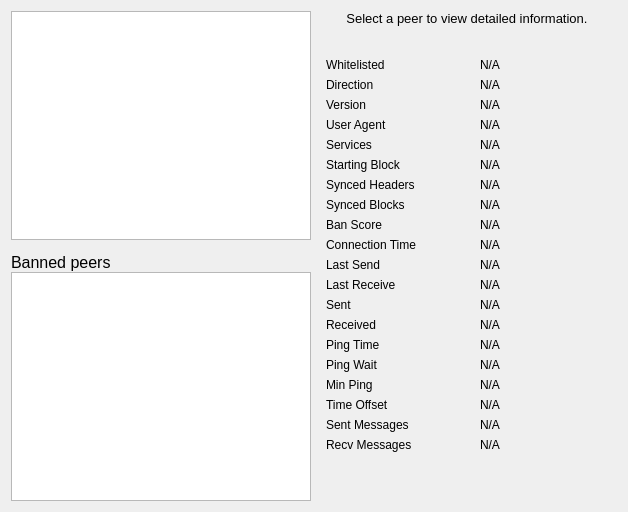
     <widget class="QWidget" name="tab_peers">
      <attribute name="title">
       <string>&amp;Peers</string>
      </attribute>
      <layout class="QGridLayout" name="gridLayout_2">
       <item row="0" column="0" rowspan="2">
        <layout class="QVBoxLayout" name="verticalLayout_101">
         <property name="spacing">
          <number>0</number>
         </property>
         <item>
          <widget class="QTableView" name="peerWidget">
           <property name="horizontalScrollBarPolicy">
            <enum>Qt::ScrollBarAsNeeded</enum>
           </property>
           <property name="tabKeyNavigation">
            <bool>false</bool>
           </property>
           <property name="sortingEnabled">
            <bool>true</bool>
           </property>
           <attribute name="horizontalHeaderHighlightSections">
            <bool>false</bool>
           </attribute>
          </widget>
         </item>
         <item>
          <widget class="QLabel" name="banHeading">
           <property name="sizePolicy">
            <sizepolicy hsizetype="Preferred" vsizetype="Minimum">
             <horstretch>0</horstretch>
             <verstretch>0</verstretch>
            </sizepolicy>
           </property>
           <property name="minimumSize">
            <size>
             <width>300</width>
             <height>32</height>
            </size>
           </property>
           <property name="maximumSize">
            <size>
             <width>16777215</width>
             <height>32</height>
            </size>
           </property>
           <property name="font">
            <font>
             <pointsize>12</pointsize>
            </font>
           </property>
           <property name="cursor">
            <cursorShape>IBeamCursor</cursorShape>
           </property>
           <property name="text">
            <string>Banned peers</string>
           </property>
           <property name="alignment">
            <set>Qt::AlignBottom|Qt::AlignLeading|Qt::AlignLeft</set>
           </property>
           <property name="wordWrap">
            <bool>true</bool>
           </property>
           <property name="textInteractionFlags">
            <set>Qt::NoTextInteraction</set>
           </property>
          </widget>
         </item>
         <item>
          <widget class="QTableView" name="banlistWidget">
           <property name="sizePolicy">
            <sizepolicy hsizetype="Expanding" vsizetype="Expanding">
             <horstretch>0</horstretch>
             <verstretch>0</verstretch>
            </sizepolicy>
           </property>
           <property name="horizontalScrollBarPolicy">
            <enum>Qt::ScrollBarAsNeeded</enum>
           </property>
           <property name="tabKeyNavigation">
            <bool>false</bool>
           </property>
           <property name="sortingEnabled">
            <bool>true</bool>
           </property>
           <attribute name="horizontalHeaderHighlightSections">
            <bool>false</bool>
           </attribute>
          </widget>
         </item>
        </layout>
       </item>
       <item row="0" column="1">
        <widget class="QLabel" name="peerHeading">
         <property name="sizePolicy">
          <sizepolicy hsizetype="Preferred" vsizetype="Minimum">
           <horstretch>0</horstretch>
           <verstretch>0</verstretch>
          </sizepolicy>
         </property>
         <property name="minimumSize">
          <size>
           <width>300</width>
           <height>32</height>
          </size>
         </property>
         <property name="font">
          <font>
           <pointsize>10</pointsize>
          </font>
         </property>
         <property name="cursor">
          <cursorShape>IBeamCursor</cursorShape>
         </property>
         <property name="text">
          <string>Select a peer to view detailed information.</string>
         </property>
         <property name="alignment">
          <set>Qt::AlignHCenter|Qt::AlignTop</set>
         </property>
         <property name="wordWrap">
          <bool>true</bool>
         </property>
         <property name="textInteractionFlags">
          <set>Qt::LinksAccessibleByMouse|Qt::TextSelectableByKeyboard|Qt::TextSelectableByMouse</set>
         </property>
        </widget>
       </item>
       <item row="1" column="1">
        <widget class="QWidget" name="detailWidget" native="true">
         <property name="minimumSize">
          <size>
           <width>300</width>
           <height>0</height>
          </size>
         </property>
         <layout class="QGridLayout" name="gridLayout_3">
          <item row="0" column="0">
           <widget class="QLabel" name="label_30">
            <property name="text">
             <string>Whitelisted</string>
            </property>
           </widget>
          </item>
          <item row="0" column="2">
           <widget class="QLabel" name="peerWhitelisted">
            <property name="cursor">
             <cursorShape>IBeamCursor</cursorShape>
            </property>
            <property name="text">
             <string>N/A</string>
            </property>
            <property name="textFormat">
             <enum>Qt::PlainText</enum>
            </property>
            <property name="textInteractionFlags">
             <set>Qt::LinksAccessibleByMouse|Qt::TextSelectableByKeyboard|Qt::TextSelectableByMouse</set>
            </property>
           </widget>
          </item>
          <item row="1" column="0">
           <widget class="QLabel" name="label_23">
            <property name="text">
             <string>Direction</string>
            </property>
           </widget>
          </item>
          <item row="1" column="2">
           <widget class="QLabel" name="peerDirection">
            <property name="cursor">
             <cursorShape>IBeamCursor</cursorShape>
            </property>
            <property name="text">
             <string>N/A</string>
            </property>
            <property name="textFormat">
             <enum>Qt::PlainText</enum>
            </property>
            <property name="textInteractionFlags">
             <set>Qt::LinksAccessibleByMouse|Qt::TextSelectableByKeyboard|Qt::TextSelectableByMouse</set>
            </property>
           </widget>
          </item>
          <item row="2" column="0">
           <widget class="QLabel" name="label_21">
            <property name="text">
             <string>Version</string>
            </property>
           </widget>
          </item>
          <item row="2" column="2">
           <widget class="QLabel" name="peerVersion">
            <property name="cursor">
             <cursorShape>IBeamCursor</cursorShape>
            </property>
            <property name="text">
             <string>N/A</string>
            </property>
            <property name="textFormat">
             <enum>Qt::PlainText</enum>
            </property>
            <property name="textInteractionFlags">
             <set>Qt::LinksAccessibleByMouse|Qt::TextSelectableByKeyboard|Qt::TextSelectableByMouse</set>
            </property>
           </widget>
          </item>
          <item row="3" column="0">
           <widget class="QLabel" name="label_28">
            <property name="text">
             <string>User Agent</string>
            </property>
           </widget>
          </item>
          <item row="3" column="2">
           <widget class="QLabel" name="peerSubversion">
            <property name="cursor">
             <cursorShape>IBeamCursor</cursorShape>
            </property>
            <property name="text">
             <string>N/A</string>
            </property>
            <property name="textFormat">
             <enum>Qt::PlainText</enum>
            </property>
            <property name="textInteractionFlags">
             <set>Qt::LinksAccessibleByMouse|Qt::TextSelectableByKeyboard|Qt::TextSelectableByMouse</set>
            </property>
           </widget>
          </item>
          <item row="4" column="0">
           <widget class="QLabel" name="label_4">
            <property name="text">
             <string>Services</string>
            </property>
           </widget>
          </item>
          <item row="4" column="2">
           <widget class="QLabel" name="peerServices">
            <property name="cursor">
             <cursorShape>IBeamCursor</cursorShape>
            </property>
            <property name="text">
             <string>N/A</string>
            </property>
            <property name="textFormat">
             <enum>Qt::PlainText</enum>
            </property>
            <property name="textInteractionFlags">
             <set>Qt::LinksAccessibleByMouse|Qt::TextSelectableByKeyboard|Qt::TextSelectableByMouse</set>
            </property>
           </widget>
          </item>
          <item row="5" column="0">
           <widget class="QLabel" name="label_29">
            <property name="text">
             <string>Starting Block</string>
            </property>
           </widget>
          </item>
          <item row="5" column="2">
           <widget class="QLabel" name="peerHeight">
            <property name="cursor">
             <cursorShape>IBeamCursor</cursorShape>
            </property>
            <property name="text">
             <string>N/A</string>
            </property>
            <property name="textFormat">
             <enum>Qt::PlainText</enum>
            </property>
            <property name="textInteractionFlags">
             <set>Qt::LinksAccessibleByMouse|Qt::TextSelectableByKeyboard|Qt::TextSelectableByMouse</set>
            </property>
           </widget>
          </item>
          <item row="6" column="0">
           <widget class="QLabel" name="label_27">
            <property name="text">
             <string>Synced Headers</string>
            </property>
           </widget>
          </item>
          <item row="6" column="2">
           <widget class="QLabel" name="peerSyncHeight">
            <property name="cursor">
             <cursorShape>IBeamCursor</cursorShape>
            </property>
            <property name="text">
             <string>N/A</string>
            </property>
            <property name="textFormat">
             <enum>Qt::PlainText</enum>
            </property>
            <property name="textInteractionFlags">
             <set>Qt::LinksAccessibleByMouse|Qt::TextSelectableByKeyboard|Qt::TextSelectableByMouse</set>
            </property>
           </widget>
          </item>
          <item row="7" column="0">
           <widget class="QLabel" name="label_25">
            <property name="text">
             <string>Synced Blocks</string>
            </property>
           </widget>
          </item>
          <item row="7" column="2">
           <widget class="QLabel" name="peerCommonHeight">
            <property name="cursor">
             <cursorShape>IBeamCursor</cursorShape>
            </property>
            <property name="text">
             <string>N/A</string>
            </property>
            <property name="textFormat">
             <enum>Qt::PlainText</enum>
            </property>
            <property name="textInteractionFlags">
             <set>Qt::LinksAccessibleByMouse|Qt::TextSelectableByKeyboard|Qt::TextSelectableByMouse</set>
            </property>
           </widget>
          </item>
          <item row="8" column="0">
           <widget class="QLabel" name="label_24">
            <property name="text">
             <string>Ban Score</string>
            </property>
           </widget>
          </item>
          <item row="8" column="2">
           <widget class="QLabel" name="peerBanScore">
            <property name="cursor">
             <cursorShape>IBeamCursor</cursorShape>
            </property>
            <property name="text">
             <string>N/A</string>
            </property>
            <property name="textFormat">
             <enum>Qt::PlainText</enum>
            </property>
            <property name="textInteractionFlags">
             <set>Qt::LinksAccessibleByMouse|Qt::TextSelectableByKeyboard|Qt::TextSelectableByMouse</set>
            </property>
           </widget>
          </item>
          <item row="9" column="0">
           <widget class="QLabel" name="label_22">
            <property name="text">
             <string>Connection Time</string>
            </property>
           </widget>
          </item>
          <item row="9" column="2">
           <widget class="QLabel" name="peerConnTime">
            <property name="cursor">
             <cursorShape>IBeamCursor</cursorShape>
            </property>
            <property name="text">
             <string>N/A</string>
            </property>
            <property name="textFormat">
             <enum>Qt::PlainText</enum>
            </property>
            <property name="textInteractionFlags">
             <set>Qt::LinksAccessibleByMouse|Qt::TextSelectableByKeyboard|Qt::TextSelectableByMouse</set>
            </property>
           </widget>
          </item>
          <item row="10" column="0">
           <widget class="QLabel" name="label_15">
            <property name="text">
             <string>Last Send</string>
            </property>
           </widget>
          </item>
          <item row="10" column="2">
           <widget class="QLabel" name="peerLastSend">
            <property name="cursor">
             <cursorShape>IBeamCursor</cursorShape>
            </property>
            <property name="text">
             <string>N/A</string>
            </property>
            <property name="textFormat">
             <enum>Qt::PlainText</enum>
            </property>
            <property name="textInteractionFlags">
             <set>Qt::LinksAccessibleByMouse|Qt::TextSelectableByKeyboard|Qt::TextSelectableByMouse</set>
            </property>
           </widget>
          </item>
          <item row="11" column="0">
           <widget class="QLabel" name="label_19">
            <property name="text">
             <string>Last Receive</string>
            </property>
           </widget>
          </item>
          <item row="11" column="2">
           <widget class="QLabel" name="peerLastRecv">
            <property name="cursor">
             <cursorShape>IBeamCursor</cursorShape>
            </property>
            <property name="text">
             <string>N/A</string>
            </property>
            <property name="textFormat">
             <enum>Qt::PlainText</enum>
            </property>
            <property name="textInteractionFlags">
             <set>Qt::LinksAccessibleByMouse|Qt::TextSelectableByKeyboard|Qt::TextSelectableByMouse</set>
            </property>
           </widget>
          </item>
          <item row="12" column="0">
           <widget class="QLabel" name="label_18">
            <property name="text">
             <string>Sent</string>
            </property>
           </widget>
          </item>
          <item row="12" column="2">
           <widget class="QLabel" name="peerBytesSent">
            <property name="cursor">
             <cursorShape>IBeamCursor</cursorShape>
            </property>
            <property name="text">
             <string>N/A</string>
            </property>
            <property name="textFormat">
             <enum>Qt::PlainText</enum>
            </property>
            <property name="textInteractionFlags">
             <set>Qt::LinksAccessibleByMouse|Qt::TextSelectableByKeyboard|Qt::TextSelectableByMouse</set>
            </property>
           </widget>
          </item>
          <item row="13" column="0">
           <widget class="QLabel" name="label_20">
            <property name="text">
             <string>Received</string>
            </property>
           </widget>
          </item>
          <item row="13" column="2">
           <widget class="QLabel" name="peerBytesRecv">
            <property name="cursor">
             <cursorShape>IBeamCursor</cursorShape>
            </property>
            <property name="text">
             <string>N/A</string>
            </property>
            <property name="textFormat">
             <enum>Qt::PlainText</enum>
            </property>
            <property name="textInteractionFlags">
             <set>Qt::LinksAccessibleByMouse|Qt::TextSelectableByKeyboard|Qt::TextSelectableByMouse</set>
            </property>
           </widget>
          </item>
          <item row="14" column="0">
           <widget class="QLabel" name="label_26">
            <property name="text">
             <string>Ping Time</string>
            </property>
           </widget>
          </item>
          <item row="14" column="2">
           <widget class="QLabel" name="peerPingTime">
            <property name="cursor">
             <cursorShape>IBeamCursor</cursorShape>
            </property>
            <property name="text">
             <string>N/A</string>
            </property>
            <property name="textFormat">
             <enum>Qt::PlainText</enum>
            </property>
            <property name="textInteractionFlags">
             <set>Qt::LinksAccessibleByMouse|Qt::TextSelectableByKeyboard|Qt::TextSelectableByMouse</set>
            </property>
           </widget>
          </item>
          <item row="15" column="0">
           <widget class="QLabel" name="peerPingWaitLabel">
            <property name="toolTip">
             <string>The duration of a currently outstanding ping.</string>
            </property>
            <property name="text">
             <string>Ping Wait</string>
            </property>
           </widget>
          </item>
          <item row="15" column="2">
           <widget class="QLabel" name="peerPingWait">
            <property name="cursor">
             <cursorShape>IBeamCursor</cursorShape>
            </property>
            <property name="text">
             <string>N/A</string>
            </property>
            <property name="textFormat">
             <enum>Qt::PlainText</enum>
            </property>
            <property name="textInteractionFlags">
             <set>Qt::LinksAccessibleByMouse|Qt::TextSelectableByKeyboard|Qt::TextSelectableByMouse</set>
            </property>
           </widget>
          </item>
          <item row="16" column="0">
           <widget class="QLabel" name="peerMinPingLabel">
            <property name="text">
             <string>Min Ping</string>
            </property>
           </widget>
          </item>
          <item row="16" column="2">
           <widget class="QLabel" name="peerMinPing">
            <property name="cursor">
             <cursorShape>IBeamCursor</cursorShape>
            </property>
            <property name="text">
             <string>N/A</string>
            </property>
            <property name="textFormat">
             <enum>Qt::PlainText</enum>
            </property>
            <property name="textInteractionFlags">
             <set>Qt::LinksAccessibleByMouse|Qt::TextSelectableByKeyboard|Qt::TextSelectableByMouse</set>
            </property>
           </widget>
          </item>
          <item row="17" column="0">
           <widget class="QLabel" name="label_timeoffset">
            <property name="text">
             <string>Time Offset</string>
            </property>
           </widget>
          </item>
          <item row="17" column="2">
           <widget class="QLabel" name="timeoffset">
            <property name="cursor">
             <cursorShape>IBeamCursor</cursorShape>
            </property>
            <property name="text">
             <string>N/A</string>
            </property>
            <property name="textFormat">
             <enum>Qt::PlainText</enum>
            </property>
            <property name="textInteractionFlags">
             <set>Qt::LinksAccessibleByMouse|Qt::TextSelectableByKeyboard|Qt::TextSelectableByMouse</set>
            </property>
           </widget>
          </item>
          <item row="18" column="0">
           <widget class="QLabel" name="label_peerMsgSent">
            <property name="text">
             <string>Sent Messages</string>
            </property>
           </widget>
          </item>
          <item row="18" column="2">
           <widget class="QLabel" name="peerMsgSent">
            <property name="cursor">
             <cursorShape>IBeamCursor</cursorShape>
            </property>
            <property name="text">
             <string>N/A</string>
            </property>
            <property name="textFormat">
             <enum>Qt::PlainText</enum>
            </property>
            <property name="wordWrap">
             <bool>true</bool>
            </property>
            <property name="textInteractionFlags">
             <set>Qt::LinksAccessibleByMouse|Qt::TextSelectableByKeyboard|Qt::TextSelectableByMouse</set>
            </property>
           </widget>
          </item>
          <item row="19" column="0">
           <widget class="QLabel" name="label_peerMsgRecv">
            <property name="text">
             <string>Recv Messages</string>
            </property>
           </widget>
          </item>
          <item row="19" column="2">
           <widget class="QLabel" name="peerMsgRecv">
            <property name="cursor">
             <cursorShape>IBeamCursor</cursorShape>
            </property>
            <property name="text">
             <string>N/A</string>
            </property>
            <property name="textFormat">
             <enum>Qt::PlainText</enum>
            </property>
            <property name="wordWrap">
             <bool>true</bool>
            </property>
            <property name="textInteractionFlags">
             <set>Qt::LinksAccessibleByMouse|Qt::TextSelectableByKeyboard|Qt::TextSelectableByMouse</set>
            </property>
           </widget>
          </item>
          <item row="20" column="1">
           <spacer name="verticalSpacer_3">
            <property name="orientation">
             <enum>Qt::Vertical</enum>
            </property>
            <property name="sizeHint" stdset="0">
             <size>
              <width>20</width>
              <height>40</height>
             </size>
            </property>
           </spacer>
          </item>
         </layout>
        </widget>
       </item>
      </layout>
     </widget>
